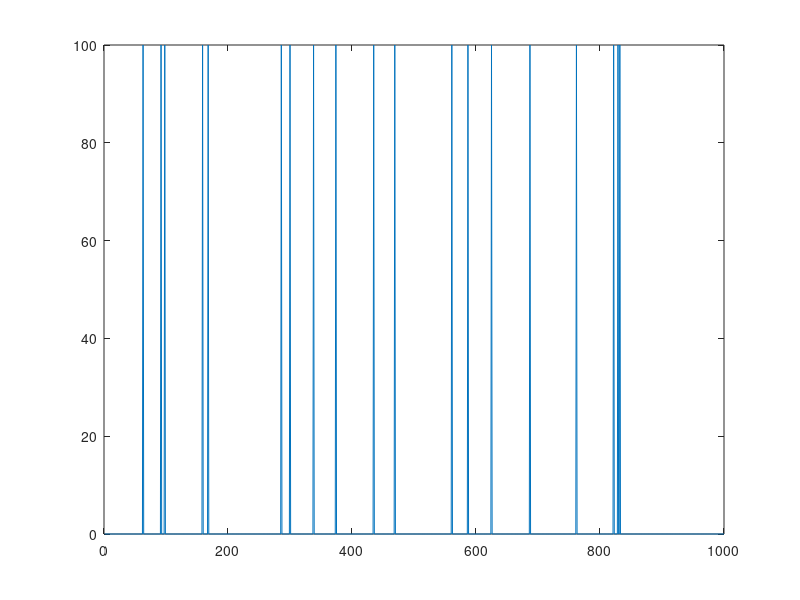

Reproduce this figure in MATLAB. (Note: this script raises an error after producing the figure.)
% Hodgkin-Huxley demo for calcium imaging of spike trains
%------------------------------------------------------------
% Copyright (C) 2012 Jean Daunizeau / License GNU GPL v2
%------------------------------------------------------------

clear variables
close all

% Choose basic settings for simulations
n_t             = 1e3;
decim           = 2;
deltat          = 7e-2/decim;         % 10Hz sampling rate
f_fname         = @f_HH;
g_fname         = @g_Id;

% Input to the HH system
u       = 1e2*(randn(1,n_t)>2);
% u = 5e1*randn(1,n_t);
figure,plot(u)


% Build priors for model inversion
priors.muX0 = [0;0;-2.8843;-0.7645;0.3882];
priors.SigmaX0 = 0e-1*eye(5);
priors.muTheta = [1;0*ones(4,1)];
priors.SigmaTheta = 0e1*eye(5);
priors.SigmaTheta(2,2) = 0;
priors.a_alpha      = 1e0;
priors.b_alpha      = 1e0;
priors.a_sigma      = 1e3;
priors.b_sigma      = 1e0;
for t = 1:n_t
    dq              = 1e4*ones(5,1);
    dq(2)           = 1e-2;
    priors.iQx{t}   = diag(dq);
end

% Build options structure for temporal integration of SDE
inF.delta_t     = deltat;
inF.a           = 0.5;
inG.ind         = 1;
options.priors = priors;
options.updateHP    = 0;
options.GnFigs = 1;
options.backwardLag = 2;
options.inF     = inF;
options.inG     = inG;

options.decim   = decim;
dim.n_theta         = 5;
dim.n_phi           = 0;
dim.n               = 5;

% Build time series of hidden states and observations
alpha   = Inf;
sigma   = 1e1;
theta   = [1;0;0*randn(3,1)];
phi     = [];
x0 = [0;0;-2.8843;-0.7645;0.3882];
[y,x,x0,eta,e] = simulateNLSS(...
    n_t,f_fname,g_fname,theta,phi,u,alpha,sigma,options,x0);

% display time series of hidden states and observations
displaySimulations(y,x,eta,e)
disp('--paused--')
pause



% Call inversion routine
[posterior,out] = VBA_NLStateSpaceModel(y,[],f_fname,g_fname,dim,options);


%------------ Display results ------------------%
displayResults(posterior,out,y,x,x0,theta,phi,alpha,sigma)
